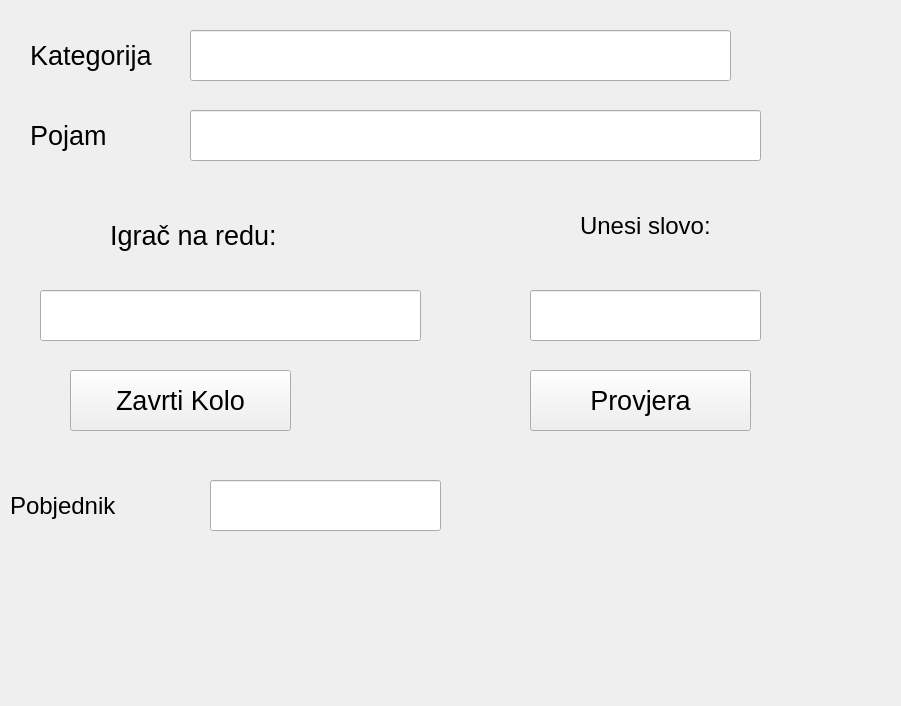
<?xml version="1.0" encoding="UTF-8"?>
<ui version="4.0">
 <class>Form</class>
 <widget class="QWidget" name="Form">
  <property name="geometry">
   <rect>
    <x>0</x>
    <y>0</y>
    <width>901</width>
    <height>706</height>
   </rect>
  </property>
  <property name="windowTitle">
   <string>Form</string>
  </property>
  <widget class="QLabel" name="label">
   <property name="geometry">
    <rect>
     <x>30</x>
     <y>30</y>
     <width>141</width>
     <height>51</height>
    </rect>
   </property>
   <property name="font">
    <font>
     <pointsize>20</pointsize>
    </font>
   </property>
   <property name="text">
    <string>Kategorija</string>
   </property>
  </widget>
  <widget class="QLineEdit" name="kategorijaEdit">
   <property name="geometry">
    <rect>
     <x>190</x>
     <y>30</y>
     <width>541</width>
     <height>51</height>
    </rect>
   </property>
   <property name="font">
    <font>
     <pointsize>20</pointsize>
    </font>
   </property>
   <property name="readOnly">
    <bool>true</bool>
   </property>
  </widget>
  <widget class="QPushButton" name="provjeraGumb">
   <property name="geometry">
    <rect>
     <x>530</x>
     <y>370</y>
     <width>221</width>
     <height>61</height>
    </rect>
   </property>
   <property name="font">
    <font>
     <pointsize>20</pointsize>
    </font>
   </property>
   <property name="autoFillBackground">
    <bool>false</bool>
   </property>
   <property name="text">
    <string>Provjera</string>
   </property>
  </widget>
  <widget class="QLabel" name="label_2">
   <property name="geometry">
    <rect>
     <x>580</x>
     <y>190</y>
     <width>201</width>
     <height>71</height>
    </rect>
   </property>
   <property name="font">
    <font>
     <pointsize>18</pointsize>
    </font>
   </property>
   <property name="text">
    <string>Unesi slovo:</string>
   </property>
  </widget>
  <widget class="QLabel" name="label_3">
   <property name="geometry">
    <rect>
     <x>30</x>
     <y>110</y>
     <width>141</width>
     <height>51</height>
    </rect>
   </property>
   <property name="font">
    <font>
     <pointsize>20</pointsize>
    </font>
   </property>
   <property name="text">
    <string>Pojam</string>
   </property>
  </widget>
  <widget class="QLineEdit" name="trazenaRijecText">
   <property name="geometry">
    <rect>
     <x>190</x>
     <y>110</y>
     <width>571</width>
     <height>51</height>
    </rect>
   </property>
   <property name="font">
    <font>
     <pointsize>20</pointsize>
    </font>
   </property>
   <property name="readOnly">
    <bool>true</bool>
   </property>
  </widget>
  <widget class="QLineEdit" name="unosSlovaText">
   <property name="geometry">
    <rect>
     <x>530</x>
     <y>290</y>
     <width>231</width>
     <height>51</height>
    </rect>
   </property>
   <property name="font">
    <font>
     <pointsize>20</pointsize>
    </font>
   </property>
   <property name="readOnly">
    <bool>false</bool>
   </property>
  </widget>
  <widget class="QLabel" name="label_4">
   <property name="geometry">
    <rect>
     <x>110</x>
     <y>210</y>
     <width>211</width>
     <height>51</height>
    </rect>
   </property>
   <property name="font">
    <font>
     <pointsize>20</pointsize>
    </font>
   </property>
   <property name="text">
    <string>Igrač na redu:</string>
   </property>
  </widget>
  <widget class="QLineEdit" name="igracNaReduText">
   <property name="geometry">
    <rect>
     <x>40</x>
     <y>290</y>
     <width>381</width>
     <height>51</height>
    </rect>
   </property>
   <property name="font">
    <font>
     <pointsize>20</pointsize>
    </font>
   </property>
   <property name="readOnly">
    <bool>true</bool>
   </property>
  </widget>
  <widget class="QLineEdit" name="pobjednikText">
   <property name="geometry">
    <rect>
     <x>210</x>
     <y>480</y>
     <width>231</width>
     <height>51</height>
    </rect>
   </property>
   <property name="font">
    <font>
     <pointsize>20</pointsize>
    </font>
   </property>
   <property name="readOnly">
    <bool>false</bool>
   </property>
  </widget>
  <widget class="QLabel" name="label_5">
   <property name="geometry">
    <rect>
     <x>10</x>
     <y>470</y>
     <width>151</width>
     <height>71</height>
    </rect>
   </property>
   <property name="font">
    <font>
     <pointsize>18</pointsize>
    </font>
   </property>
   <property name="text">
    <string>Pobjednik</string>
   </property>
  </widget>
  <widget class="QPushButton" name="zavrstiKoloGumb">
   <property name="geometry">
    <rect>
     <x>70</x>
     <y>370</y>
     <width>221</width>
     <height>61</height>
    </rect>
   </property>
   <property name="font">
    <font>
     <pointsize>20</pointsize>
    </font>
   </property>
   <property name="autoFillBackground">
    <bool>false</bool>
   </property>
   <property name="text">
    <string>Zavrti Kolo</string>
   </property>
  </widget>
 </widget>
 <resources/>
 <connections/>
</ui>
